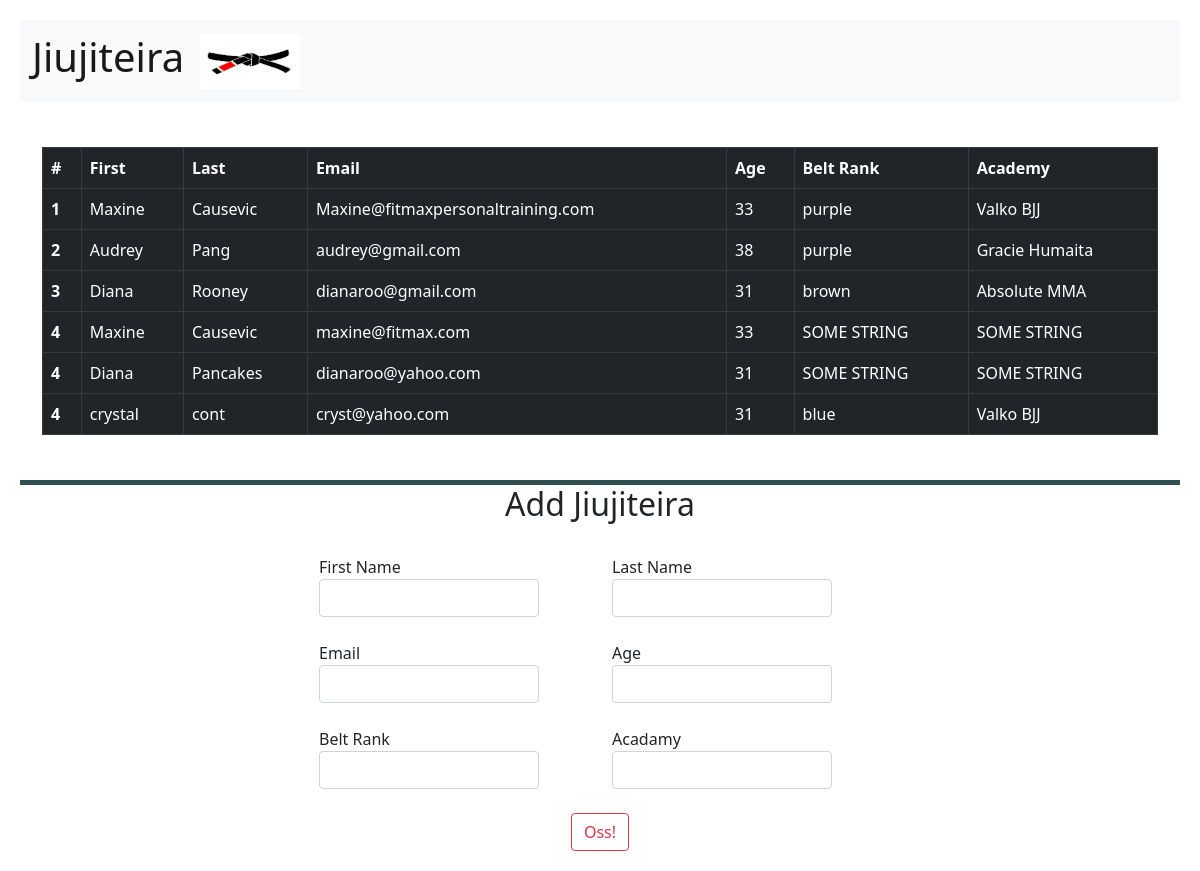
The page / on the database its author committed.
### users_app/models.py (models this page shows)
class User(models.Model):
    first_name = models.CharField(max_length=45)
    last_name = models.CharField(max_length=45)
    email_address = models.CharField(max_length=45)
    age = models.IntegerField()
    belt = models.CharField(max_length=45,default='SOME STRING')
    academy_name = models.CharField(max_length=45,default='SOME STRING')

### users_app/views.py (the view)
# urls.py: path('', views.index),
def index(request):
    context = {
        "users_app_DB":User.objects.all()
    }
    return render(request, "index.html", context)

### users_app/templates/index.html (shortened to what this page needs)
<!DOCTYPE html>
<html lang="en">
<head>
    {% load static %}
    <link rel="stylesheet" href="{% static 'css/styles.css' %}">
    <link rel="stylesheet" href="{% static 'img/BJJblackbelt.png' %}">
    <link href="https://cdn.jsdelivr.net/npm/bootstrap@5.0.0-beta2/dist/css/bootstrap.min.css" rel="stylesheet"
>
    {% load static %}
</head>
<body>
    <nav class="navbar navbar-light bg-light rounded" >
        <div class="container-fluid d-flex justify-content-start">
            <a class="navbar-brand" href="#">
                <h1>Jiujiteira</h1>
            </a>
        <a class="navbar-brand" href="#">
            <img src="static/img/BJJblackbelt.png" alt="bb" width="100" height="55" class="d-inline-block align-top">
        </a>
        </div>
    </nav>
    <div class="container">
        <table class="table table-rounded table-bordered table-dark table-hover">
            <thead>
                <tr>
                    <th scope="col">#</th>
                    <th scope="col">First</th>
                    <th scope="col">Last</th>
                    <th scope="col">Email</th>
                    <th scopt="col">Age</th>
                    <th scopt="col">Belt Rank</th>
                    <th scopt="col">Academy</th>
                </tr>
            </thead>
            <tbody>
                <tr>
                    <th scope="row">1</th>
                    <td>Maxine</td>
                    <td>Causevic</td>
                    <td>Maxine@fitmaxpersonaltraining.com</td>
                    <td>33</td>
                    <td>purple</td>
                    <td>Valko BJJ</td>
                </tr>
                <tr>
                    <th scope="row">2</th>
                    <td>Audrey</td>
                    <td>Pang</td>
                    <td>audrey@gmail.com</td>
                    <td>38</td>
                    <td>purple</td>
                    <td>Gracie Humaita</td>
                </tr>
                <tr>
                    <th scope="row">3</th>
                    <td>Diana</td>
                    <td>Rooney</td>
                    <td>dianaroo@gmail.com</td>
                    <td>31</td>
                    <td>brown</td>
                    <td>Absolute MMA</td>
                </tr>
                {% for user in users_app_DB %}
                <tr>
                    <th scope="row">4</th>
                    <td>{{user.first_name}}</td>
                    <td>{{user.last_name}}</td>
                    <td>{{user.email_address}}</td>
                    <td>{{user.age}}</td>
                    <td>{{user.belt}}</td>
                    <td>{{user.academy_name}}</td>
                </tr>
                {% endfor %}
            </tbody>
        </table>
    </div>
    <h2>Add Jiujiteira</h2>
    <div class="d-flex justify-content-center align-items-center container2">
        <form action='/users' method=post>
            <div class="form_group">
            <div class="row m-4">
                <div class="col-5 form-group" >First Name
                    <input type="text" name="first_name" class ="form-control" aria-label="first_name">
                </div>
                <div class="col-1"></div>
                <div class="col-5 form-group">Last Name
                    <input type="text" class="form-control" name="last_name" aria-label="last_name">
                </div>
            </div>
            <div class="row m-4">
                <div class="col-5 form-group">Email
                    <input type="text" class="form-control" name="email" aria-label="email">
                </div>
                <div class="col-1"></div>
                <div class="col-5 form-group">Age
                    <input type="text" class="form-control" name="age" aria-label="age">
                </div>
            </div>
            <div class="row m-4">
                <div class="col-5 form-group">Belt Rank
                    <input type="text" class="form-control" name="beltrank" aria-label="beltrank">
                </div>
                <div class="col-1"></div>
                <div class="col-5 form-group">Acadamy
                    <input type="text" class="form-control" name="academy_name" aria-label="academy_name">
                </div>
            </div>
            </div>
            <center>
                <a href="/"><button type="submit" class="btn btn-outline-danger">Oss!</button></a>
            </center>
        </form>
    </div>
</body>
</html>

### users_app/static/css/styles.css (style rules this page uses)
body { padding: 20px; }
h1 { margin-top: 50px; }
.container { margin: 45px; }
h2 { text-align:center; border-top: darkslategrey 5px solid; }

### users_app/templates/index.html (style rules this page uses)
body { background-image: url('static/img/lifestyle.jpg'); }

### rows shown on the page
User: first_name "Maxine", last_name "Causevic", email_address "maxine@fitmax.com", age "33", belt "SOME STRING", academy_name "SOME STRING"
User: first_name "Diana", last_name "Pancakes", email_address "dianaroo@yahoo.com", age "31", belt "SOME STRING", academy_name "SOME STRING"
User: first_name "crystal", last_name "cont", email_address "cryst@yahoo.com", age "31", belt "blue", academy_name "Valko BJJ"
